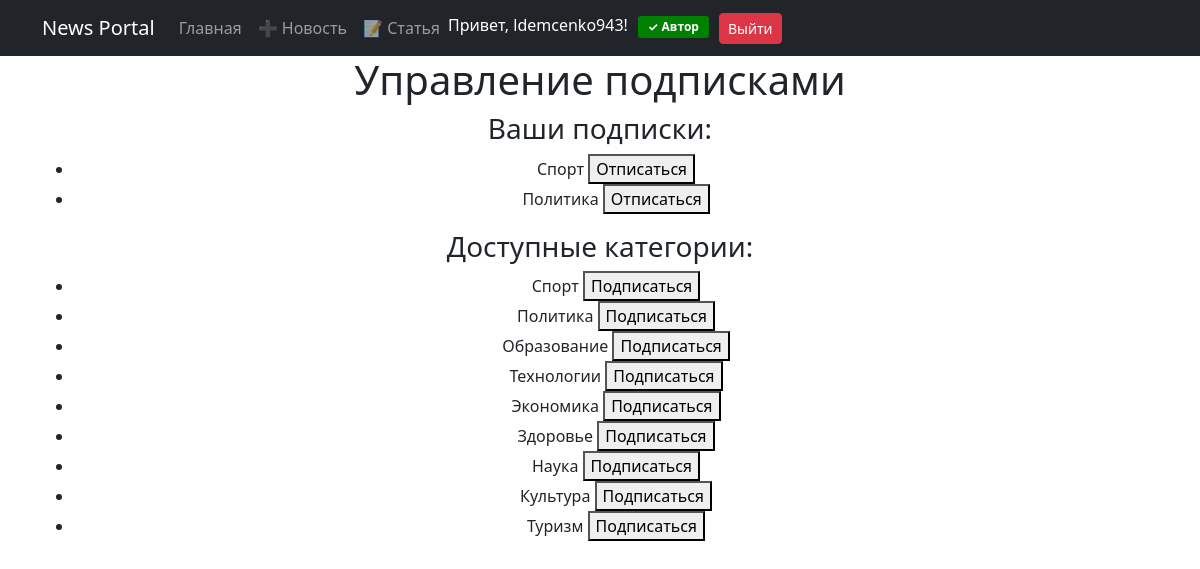
Screenshot of /news/subscriptions/ (signed in) with the database file from the repository.
### news/models.py (models this page shows, shortened)
class Subscription(models.Model):
    user = models.ForeignKey(User, on_delete=models.CASCADE, related_name='subscriptions')
    category = models.ForeignKey(Category, on_delete=models.CASCADE, related_name='subscriptions')
    subscribed_at = models.DateTimeField(auto_now_add=True)
    class Meta:
        unique_together = ('user', 'category')

class Category(models.Model):
    name = models.CharField(max_length=100, unique=True)

### news/views.py (the view)
# urls.py: path('subscriptions/', SubscriptionView.as_view(), name='subscriptions'),
class SubscriptionView(LoginRequiredMixin, ListView):
    model = Subscription
    template_name = 'subscriptions.html'
    context_object_name = 'subscriptions'
    def get_queryset(self):
        return Subscription.objects.filter(user=self.request.user)
    def get_context_data(self, **kwargs):
        context = super().get_context_data(**kwargs)
        context['categories'] = Category.objects.all()
        return context

### templates/subscriptions.html (shortened to what this page needs)
{% extends 'flatpages/default.html' %}
{% block content %}
<h1>Управление подписками</h1>
<h3>Ваши подписки:</h3>
{% if subscriptions %}
    <ul>
    {% for sub in subscriptions %}
        <li>
            {{ sub.category.name }}
            <form method="post" action="{% url 'unsubscribe' sub.category.id %}" style="display: inline;">
                <button type="submit">Отписаться</button>
            </form>
        </li>
    {% endfor %}
    </ul>
{% else %}
    <p>У вас нет активных подписок.</p>
{% endif %}
<h3>Доступные категории:</h3>
<ul>
    {% for category in categories %}
        <li>
            {{ category.name }}
            <form method="post" action="{% url 'subscribe' category.id %}" style="display: inline;">
                <button type="submit">Подписаться</button>
            </form>
        </li>
    {% endfor %}
</ul>
{% endblock %}

### templates/flatpages/default.html (shortened to what this page needs)
<!DOCTYPE html>
<html lang="en">
    <head>
        {% load static  %}
        <link href="{% static 'css/styles.css' %}" rel="stylesheet" />
    </head>
    <body>
        <nav class="navbar navbar-expand-lg navbar-dark bg-dark static-top">
            <div class="container">
                <a class="navbar-brand" href="/news/">News Portal</a>
                <div class="collapse navbar-collapse" id="navbarResponsive">
                    <ul class="navbar-nav mr-auto">
                        <li class="nav-item active">
                            <a class="nav-link" href="/news/">Главная</a>
                        </li>
                        {% if user.is_authenticated %}
                            {% if perms.news.add_post or user.is_superuser %}
                                {% if user.groups.all.0.name == 'authors' or user.is_superuser %}
                                    <li class="nav-item">
                                        <a class="nav-link" href="/news/create/">➕ Новость</a>
                                    </li>
                                    <li class="nav-item">
                                        <a class="nav-link" href="/news/articles/create/">📝 Статья</a>
                                    </li>
                                {% endif %}
                            {% endif %}
                        {% endif %}
                    </ul>
                    <ul class="navbar-nav ml-auto">
                        {% if user.is_authenticated %}
                            <li class="nav-item">
                                <span class="navbar-text" style="color: white; margin-right: 10px;">
                                    Привет, {{ user.username }}!
                                </span>
                            </li>
                            <li class="nav-item">
                                {% if not user.groups.all.0.name == 'authors' and not user.is_superuser %}
                                    <form method="post" action="{% url 'become_author' %}" style="display: inline;">
                                        {% csrf_token %}
                                        <button type="submit" class="btn btn-warning btn-sm">⭐ Стать автором</button>
                                    </form>
                                {% else %}
                                    <span class="badge badge-success" style="padding: 5px 10px; background: green; color: white; border-radius: 3px;">✓ Автор</span>
                                {% endif %}
                            </li>
                            <li class="nav-item">
                                <form method="post" action="{% url 'account_logout' %}" style="display: inline; margin-left: 10px;">
                                    <button type="submit" class="btn btn-danger btn-sm">Выйти</button>
                                </form>
                            </li>
                        {% endif %}
                    </ul>
                </div>
            </div>
        </nav>
        <div class="container">
        <div class="row">
            <div class="col-lg-12 text-center">
                {% block content %}
                {% endblock content %}
            </div>
        </div>
        </div>
    </body>
</html>

### rows the page displays
Subscription: category.name "Спорт"
Subscription: category.name "Политика"
Category: name "Спорт"
Category: name "Политика"
Category: name "Образование"
Category: name "Технологии"
Category: name "Экономика"
Category: name "Здоровье"
Category: name "Наука"
Category: name "Культура"
Category: name "Туризм"

### other values shown
{{ user.username }} "ldemcenko943"
